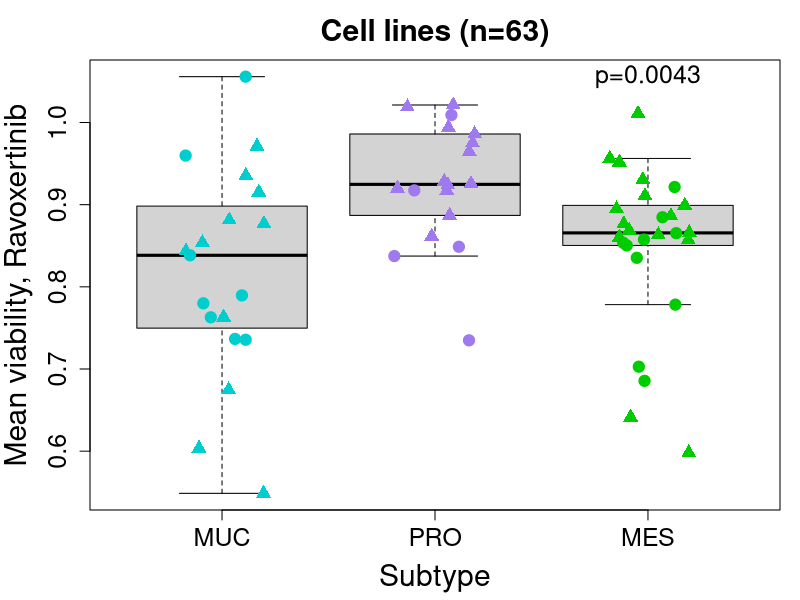

The R source for this figure:
data <- read.table("../data/CellLineDrugResponse_SubtypeAssociation.tsv", sep="\t", header=TRUE, check.names=FALSE)
gCSI <- read.table("../data/CellLineDrugResponse_MeanViability.tsv", sep="\t", header=TRUE, check.names=FALSE)
gCSI <- gCSI[!gCSI$Subtype %in% "unclassified", ]

# Associate MEK/ERKi response with subtype
target <- c("MEK2, MEK1", "ERK")
compounds <- as.character(data$`gCGC ID`[which(data$TARGET_NAME %in% target)])
targetsID <- as.character(data$TARGET_NAME[which(data$TARGET_NAME %in% target)])
data.gCSI <- gCSI[, compounds]
rownames(data.gCSI) <- gCSI[, "Cell line"]
colnames(data.gCSI) <- paste0(compounds, " (", targetsID, ")")
nbTumors <- nrow(data.gCSI)

subtypes <- factor(gCSI$Subtype, levels=c("MUC", "PRO", "MES"))
colors <- rep("cyan3", nbTumors)
colors[subtypes %in% "PRO"] <- "mediumpurple2"
colors[subtypes %in% "MES"] <- "green3"
pchs <- rep(19, nbTumors)
pchs[!gCSI$KRAS] <- 17

i <- "gCGC00307 (ERK)"
pdf("../figures/FigS6_CellLines_GDC0994VsSubtype.pdf", width=5.5, height=6.5)
par(mar=c(4.5,4.5,3,1))
pval <- signif(kruskal.test(data.gCSI[,i] ~ subtypes)$p.value,2)
boxplot(data.gCSI[,i] ~ subtypes, ylab="Mean viability, Ravoxertinib", xlab="Subtype",
			main=paste0("Cell lines (n=",nbTumors,")"),
			cex.lab=1.8, cex.axis=1.5, cex.main=1.8, outline=FALSE,
			ylim=range(data.gCSI[,i], na.rm=TRUE))
points(jitter(as.numeric(subtypes)), data.gCSI[,i], col=colors, pch=pchs, cex=1.5)
text(x=3, y=max(data.gCSI[,i], na.rm=TRUE), labels=paste0("p=",pval), cex=1.5)
dev.off()
